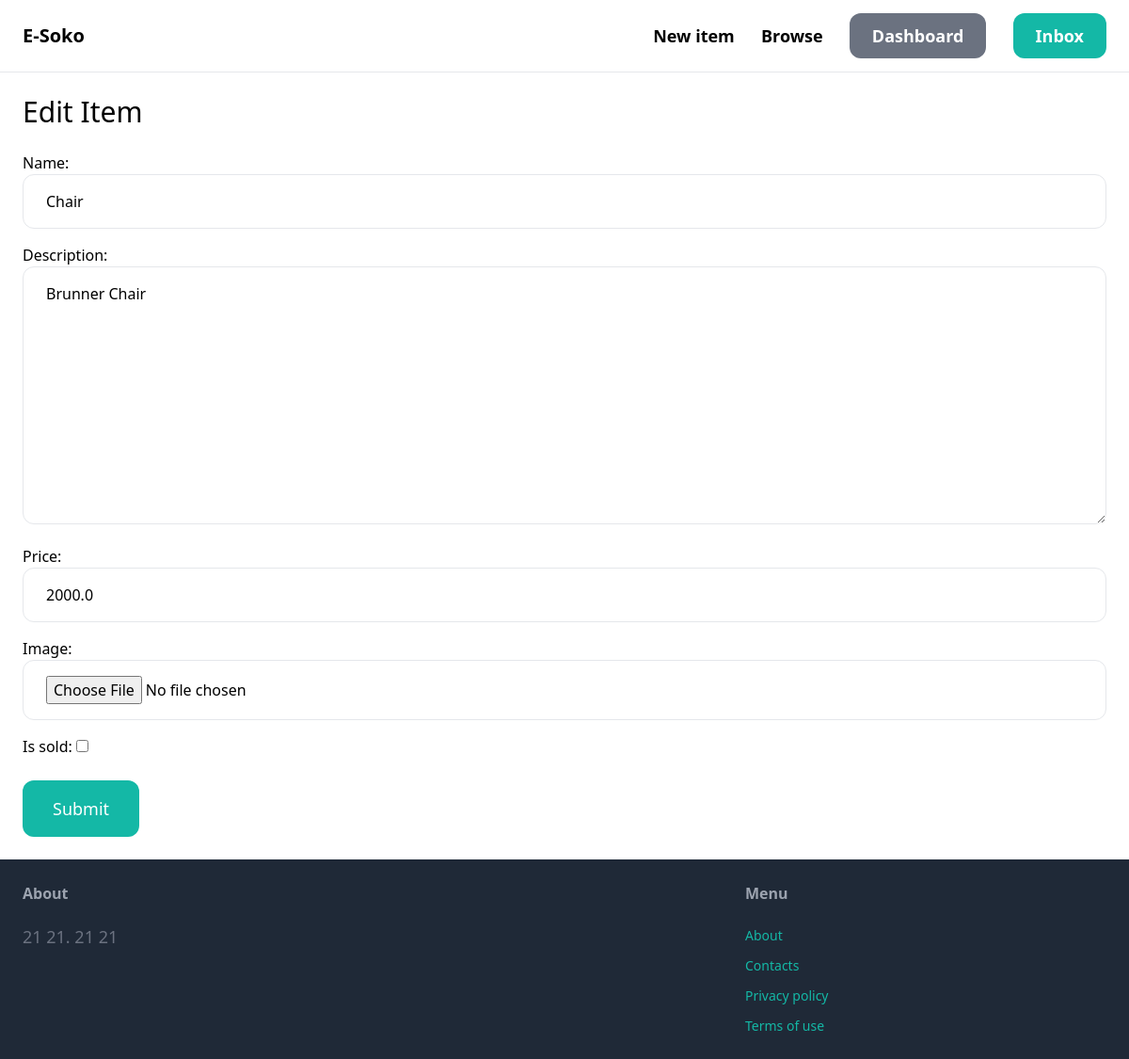
/items/7/edit/ (signed in), run on an earlier commit of the app's database.
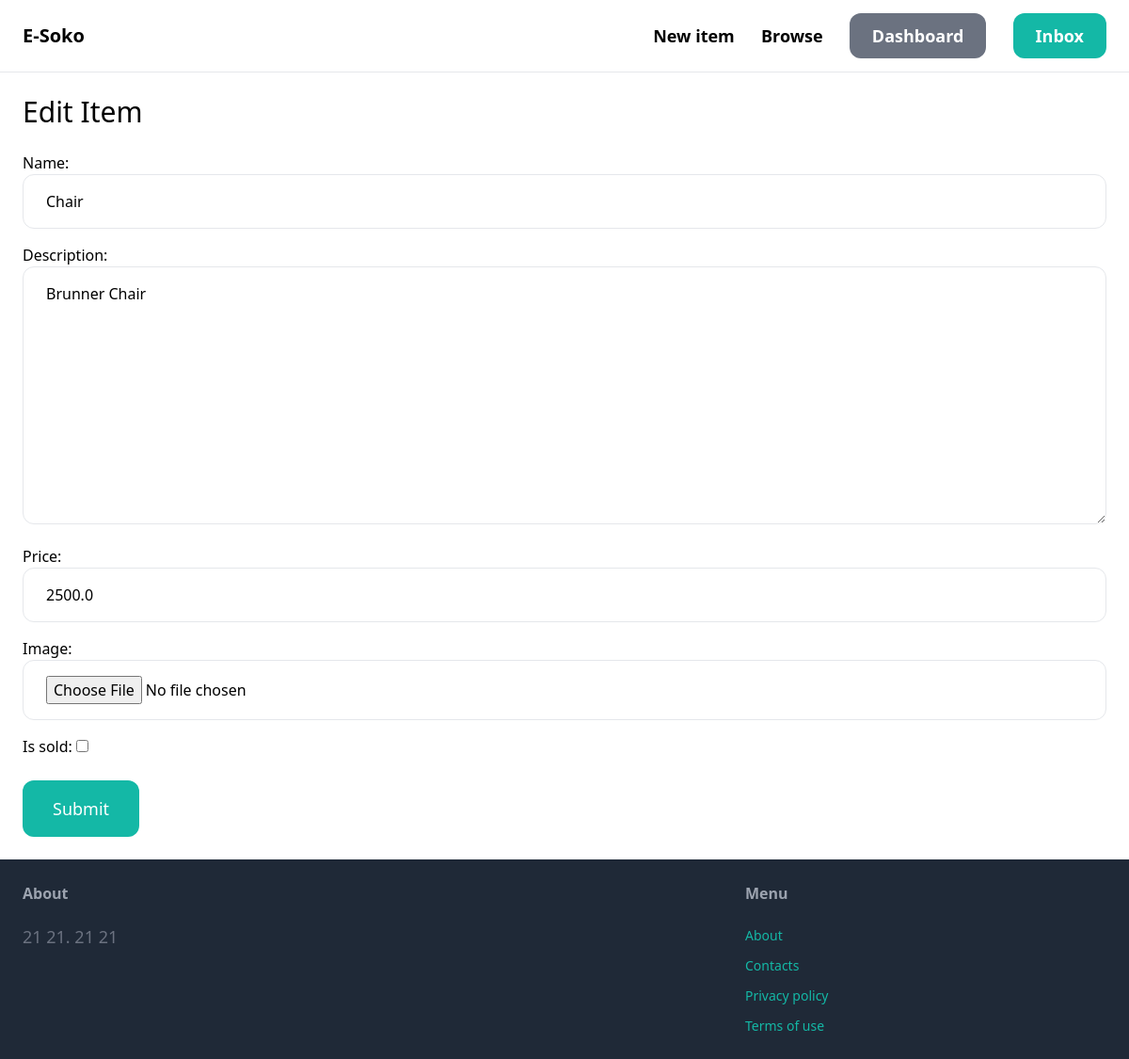
And on a later commit of the database.
### items/models.py (models this page shows, shortened)
class Item(models.Model):
    category = models.ForeignKey(Category, related_name='items', on_delete=models.CASCADE)
    name = models.CharField(max_length=255)
    description = models.TextField(blank=True, null=True)
    price = models.FloatField()
    image = models.ImageField(upload_to='item_images', blank=True, null=True)
    is_sold = models.BooleanField(default=False)
    created_by = models.ForeignKey(User, related_name='items', on_delete=models.CASCADE)
    created_at = models.DateTimeField(auto_now_add=True)
    class Meta:
        ordering = ('name',)

### items/views.py (the view)
# urls.py: path('<int:pk>/edit/', edit, name='edit'),
@login_required
def edit(request, pk):
    item = get_object_or_404(Item, pk=pk, created_by=request.user)
    if request.method == 'POST':
        form = EditItemForm(request.POST, request.FILES, instance=item)
        if form.is_valid():
            form.save()
            return redirect('items:detail', pk=item.id)
    else:
        form = EditItemForm(instance=item)
    return render(request, 'form.html', {
        'form': form,
        'title': 'Edit Item',
    })

### items/forms.py
class EditItemForm(forms.ModelForm):
    class Meta:
        model = Item
        fields = ('name', 'description', 'price', 'image', 'is_sold',)
        widgets = {
            'name': forms.TextInput(attrs={
                'class': INPUT_CLASSES
            }),
            'description': forms.Textarea(attrs={
                'class': INPUT_CLASSES
            }),
            'price': forms.TextInput(attrs={
                'class': INPUT_CLASSES
            }),
            'image': forms.FileInput(attrs={
                'class': INPUT_CLASSES
            })
        }

### items/templates/form.html (shortened to what this page needs)
{% extends 'base.html' %}
{% block content %}
    <h1 class="mb-6 text-3xl">{{ title }}</h1>
    <form method="post" action="." enctype="multipart/form-data">
        <div class="space-y-4">
            {{ form.as_p }}
        </div>
        <button class="mt-6 py-4 px-8 text-lg bg-teal-500 hover:bg-teal-700 rounded-xl text-white">Submit</button>
    </form>
{% endblock content %}

What changed in the data, as far as the page shows it:
changed Item "Chair": price "2000.0" → "2500.0"
